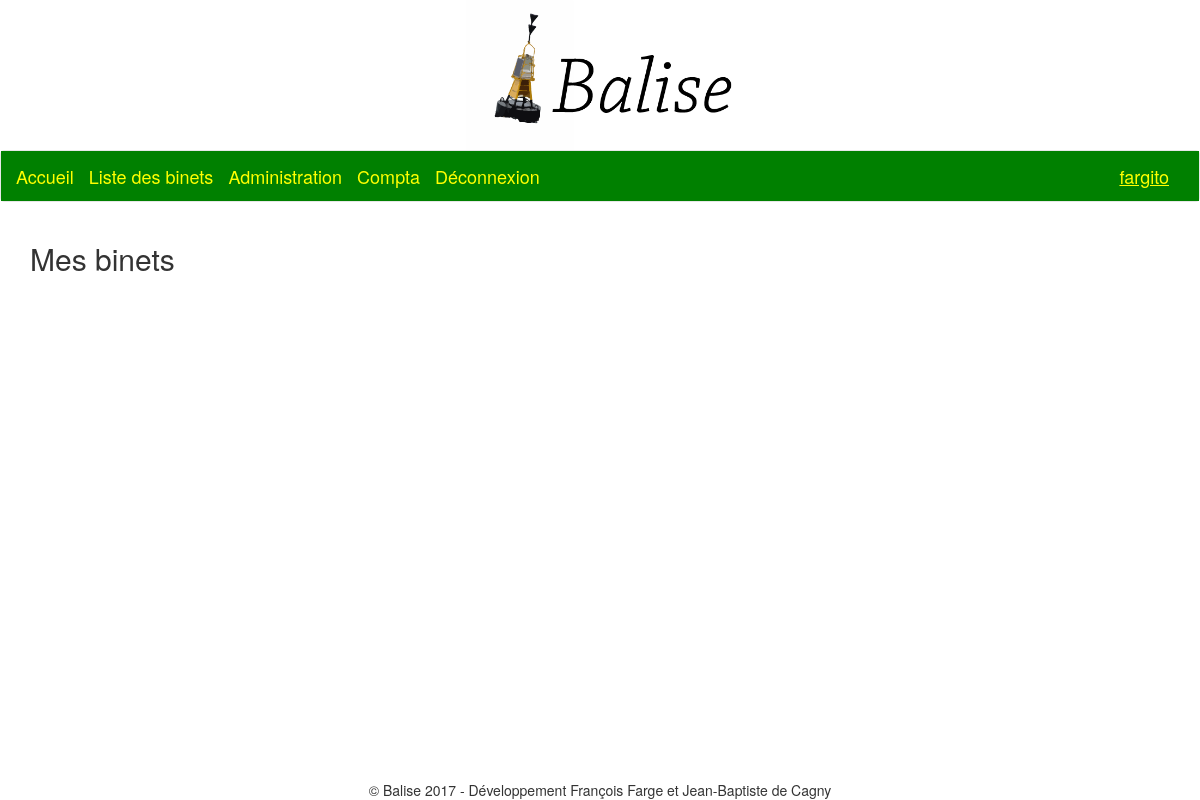
The app's page /compta/ (signed in), older data.
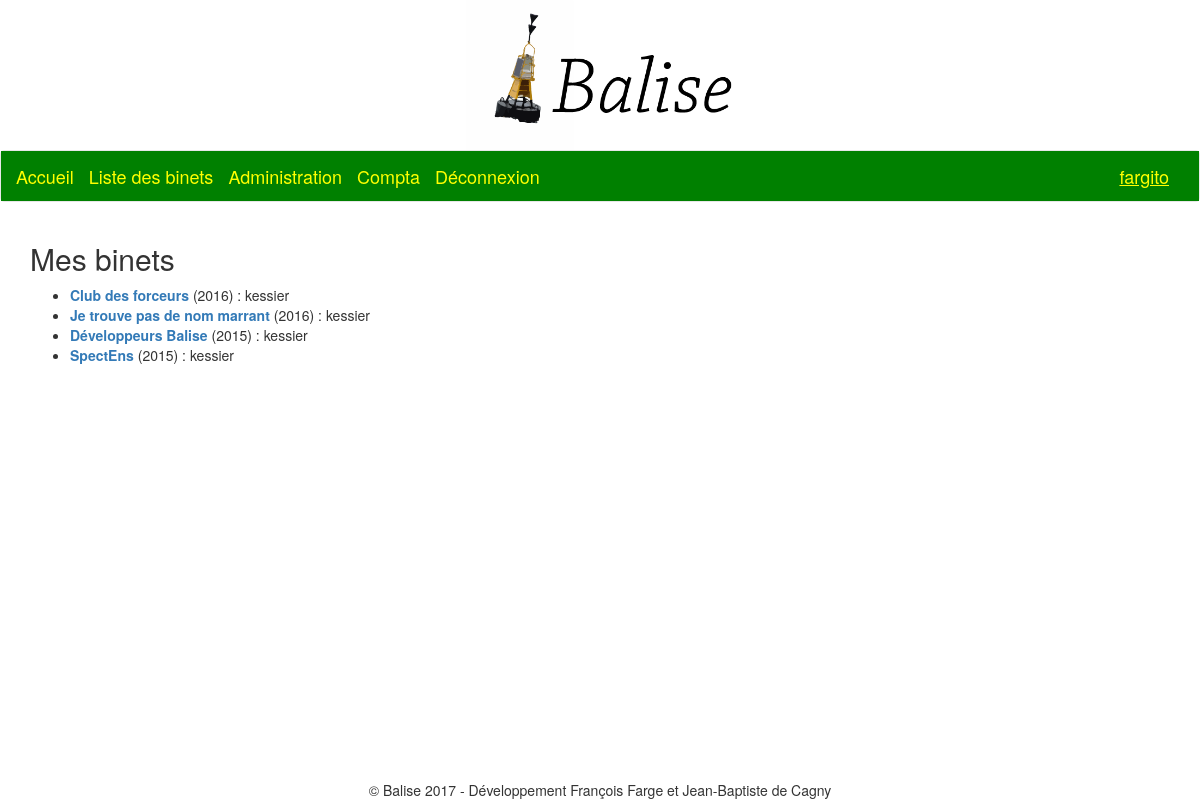
The same page, newer data.
### binets/models.py (models this page shows, shortened)
class Binet(models.Model):
	nom = models.CharField(max_length=100)
	description = models.TextField(blank=True, null = True) # facultatif
	type_binet = models.ForeignKey('TypeBinet', verbose_name = "Type du binet")
	remarques_admins = models.TextField(blank=True, null = True) # facultatif
	is_active = models.BooleanField(verbose_name = "Actif", default=True)
	current_president = models.ForeignKey(User, verbose_name = "Président", related_name = "current_president")
	current_tresorier = models.ForeignKey(User, verbose_name = "Trésorier", related_name = "current_tresorier")
	current_promotion = models.ForeignKey('accounts.Promotion', verbose_name = "Promo")
	class Meta:
		ordering = ('current_promotion', 'nom',)
		unique_together = ('nom',)

### accounts/models.py (models this page shows)
class Promotion(models.Model):
	nom = models.CharField(max_length=4)
	class Meta:
		ordering = ('-nom',)
		unique_together = ('nom',)
	def __str__(self):
		return self.nom

### compta/views.py (the view)
@login_required
def my_binets(request):
	if request.user.is_staff:
		liste_binets = Binet.objects.all()
	else:
		liste_binets = Binet.objects.filter(
			Q(current_president=request.user) |
			Q(current_tresorier=request.user))
	return render(request, 'compta/my_binets.html', locals())

### compta/templates/compta/my_binets.html
{% extends 'base.html' %}
{% block content %}
	<h2>Mes binets</h2>
	<ul>
	{% for binet in liste_binets %}
		<div class="binet">
			<li>
				<strong><a>{{ binet.nom }}</a> </strong>({{ binet.current_promotion }}) :
				{% if binet.current_president == user %}
					président
				{% elif binet.current_tresorier == user %}
					trésorier
				{% elif user.is_staff %}
					kessier
				{% endif %}
			</li>
		</div>
	{% endfor %}
	</ul>
{% endblock %}

Row changes from the older to the newer data that the page shows:
added Binet: nom "Club des forceurs", current_promotion "2016", shows "kessier"
added Binet: nom "Je trouve pas de nom marrant", current_promotion "2016", shows "kessier"
added Binet: nom "Développeurs Balise", current_promotion "2015", shows "kessier"
added Binet: nom "SpectEns", current_promotion "2015", shows "kessier"
